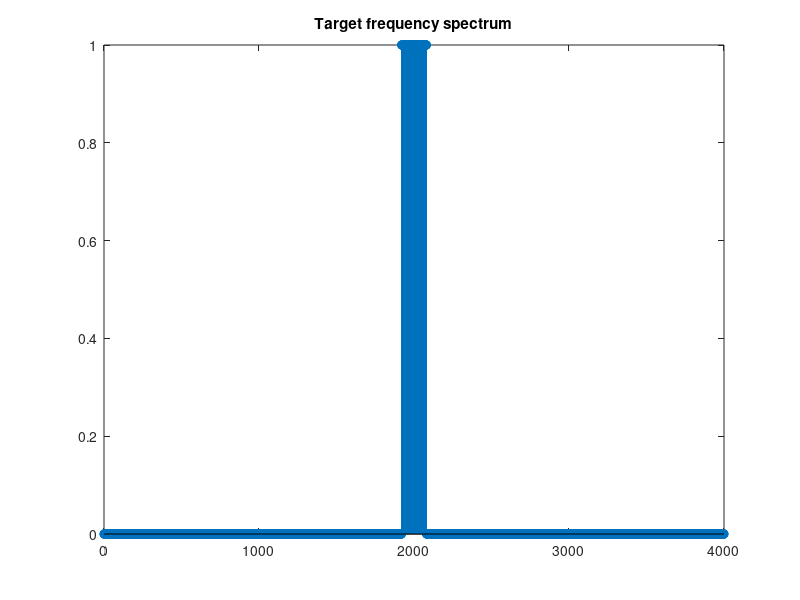
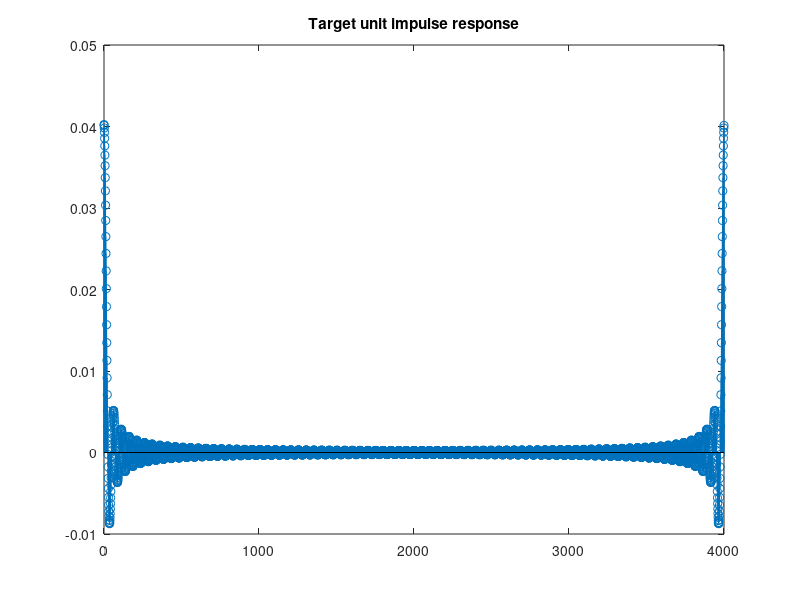
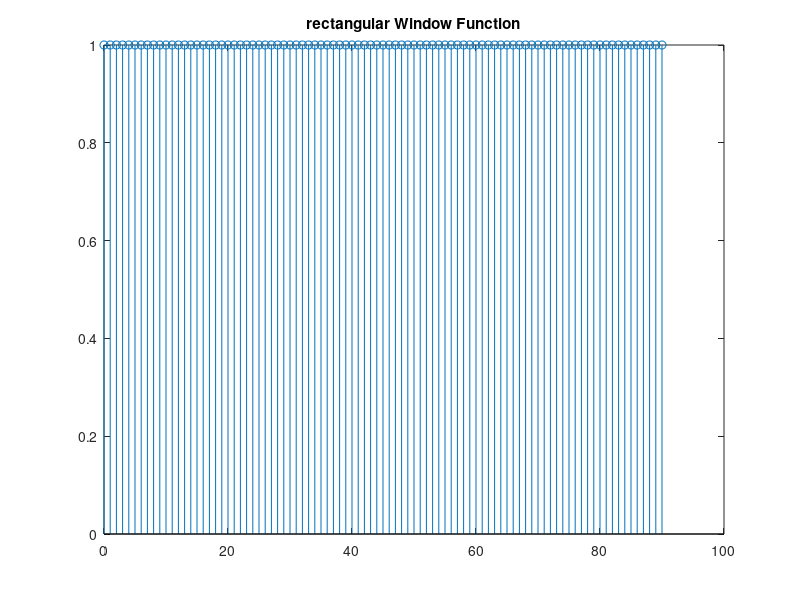
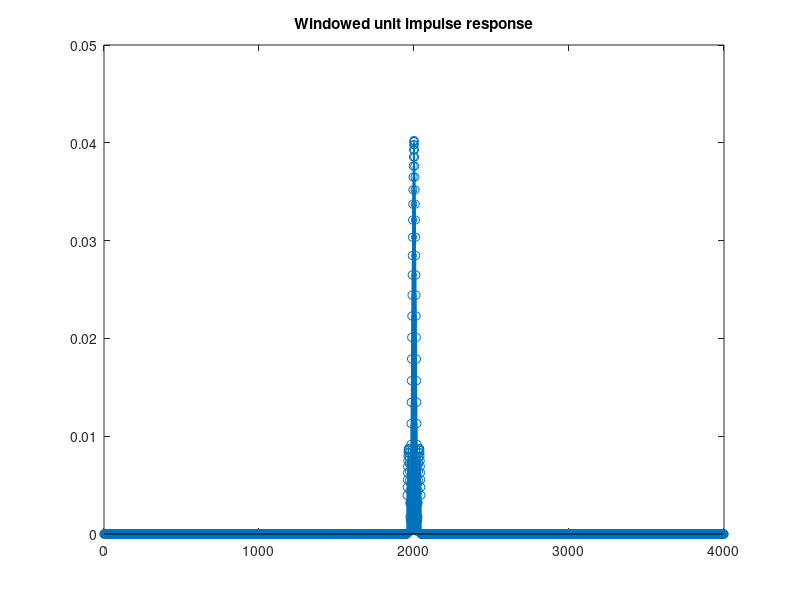

Write the MATLAB code that produced these figures, in order. (Note: this script raises an error after producing the figures.)
function Rectangular_Window_FIR()
close all
%方窗滤波 （替换窗口函数即可完成其他窗口的滤波）
%Analogue frequencies associated with the analogue filter
fs=10000;   %Sampling frequency = 10kHz
Wp=200;                 %Pass band edge = 200Hz【We can change these WPandWS to achieve advanced outcome a)】
Ws=300;                 %Stop band edge = 300Hz 【TA please attention here!】
cutoff=(Wp+Ws)/2        %Actual Pass band edge实际通带边缘
TW=Ws-Wp                %Transition width 传输带宽
%{
%or just cancel the "NOTE"of"%{"just be OK to change 修改此处注释
并注释掉上面部分来改变带通和带阻参数，推荐Wp=200 Ws=300
%Analogue frequencies associated with the analogue filter
fs=10000;   %Sampling frequency = 10kHz
Wp=300;                 %Pass band edge = 300Hz
Ws=400;                 %Stop band edge = 400Hz
cutoff=(Wp+Ws)/2        %Actual Pass band edge实际通带边缘
TW=Ws-Wp                %Transition width 传输带宽
%}
%To begin with assume the frequency space is discretized into N samples. 
%N should be large but its value is flexible. 定义空间长度
N=4001;%here you can change the length of clip.

%Digital frequencies associated with the digital filter obtained from
%sampling the analogue unit impulse response (通过单位冲激响应法得到）模拟单位冲激响应 的相关 数字滤波器 的相关参数
Wp_n=round(Wp/(fs/N))
Ws_n=round(Ws/(fs/N))
cutoff_n=round(cutoff/(fs/N))%数字滤波器的通带  阻带  截止边缘

%On the digital frequency axis, the DC (0 Hz) is located at the midpoint of the
%frequency axis （数字）频域轴上的中心频率
DC=(N-1)/2+1; %Location of DC component (frequency=0)

%=============================================================================================================================
%Five steps to build the discrete unit impulse response of a low-pass
%filter 单位脉冲响应 制作 低通滤波器 五步法
HD=lowpass_transfer_function(DC,Wp_n,N);    %Step 1: define ideal lowpass filter response 确定单位冲激响应（模拟） 低通转换函数（转换前为HD 带通部分）
hd=unit_impulse_response(HD,N);             %Step 2: convert filter response to unit impulse response 转化为对应数字滤波器单位响应
[win Nwin]=rectangular_window(fs,TW);       %Step 3: generate rectangular window function 利用窗函数截取频域上所需的信号（低通则截取低通）
hd_win=add_window(hd,win,DC,Nwin,N)         %Step 4: apply window function to unit impulse response 加窗函数 应用单位冲激响应（测试对应的 apply4种窗口加窗情况）
RES=windowed_filter_transfer_function(hd_win,N);    %tep 5: get the frequency response of the windowed unit impulse response窗口过滤函数 得到该窗口下 频域部分的单位冲击响应
%=============================================================================================================================

%Get maximum sidelobe magnitude得到旁瓣幅值
%The maximum sidelobe can be found in the windowed filter transfer
%function最大旁瓣
RES=abs(RES);
PG=RES(DC)%用RES函数把 中心频率移到0处得到主瓣幅值
PS=RES(3366);%同理频率3366处的旁瓣幅值
A=20*log10(PS/PG)%算出 对于主瓣的旁瓣衰减

[audio_in,Fs,ch,len]=read_file();
Fi=Fs/len;    %Frequency interval 频域间隔 
Ts=1/Fs;    %Sampling interval 采样间隔Ts
audio_lpf=conv(hd_win,audio_in);
sound(audio_lpf,Fs)

end





%======================Supporting functions================================
function HD=lowpass_transfer_function(DC,Wp_n,N)
%Generate the low-pass function in the digital frequency
%spectrum生成数字低通函数 频谱.中心频带
%Gain in passband=1, phase is linear. Gain=0 at stopband 通带为1 阻带为0 相位线性
HD=zeros(1,N);%提前生成0数组以备存储数据 HD转hd 模拟转离散数字
for i=DC-Wp_n:DC+Wp_n
    n=i-DC;
    f=n*2*pi/N;
    HD(i)=1;
end
%采样频率为步进长度在中心频率两侧通带领域设置带通为1
figure
t = linspace(0,N-1,N);
stem(t,abs(HD))%显示幅值
title('Target frequency spectrum')
%频谱画图
end

%Convert digital frequency spectrum to discrete unit impulse response
%using inverse FFT 用FFT转换成频域上离散
function hd=unit_impulse_response(HD,N)
HD=circshift(fftshift(HD),1);%步进为1的离散
hd=ifft(HD);%快速傅里叶fft转为离散数字
figure
t = linspace(0, N-1,N);
stem(t,real(hd))
title('Target unit impulse response')
end
%%
%%modifypart
%Construct rectangular window function 构件方窗！！！imp！！1此处替换窗口函数即可完成基础部分
function [win Nwin]=rectangular_window(fs,TW)
Nwin=round(0.91*fs/TW);%四舍五入采样频段为整数
if mod(Nwin,2)==0
    Nwin=Nwin+1;%偶数频段转为奇数
end
win=zeros(1,Nwin);%创建0数组方便后续数据存储

for i=1:Nwin
    n=(i-1)-(Nwin-1)/2;
    win(i)=1;%窗口幅值为1
end
figure%画图
t = linspace(0, Nwin-1,Nwin);
stem(t,win)
title('rectangular Window Function')
end
%{
function [win Nwin]=hanning_window(fs,TW)
%汉ning窗口构建
Nwin=round(0.91*fs/TW);
if mod(Nwin,2)==0
            Nwin=Nwin+1;
        end
        win=zeros(1,Nwin);
        for i=1:Nwin
            n=(i-1)-(Nwin-1)/2;
            win(i) = 0.5 + 0.5.* cos((2 * pi * n) / (Nwin -1));
        end
figure
t = linspace(0, Nwin-1,Nwin);
stem(t,win)
axis([0,Nwin,-0.1,1.1])
title('hanning Window Function')
end
%}
       
%{
function [win Nwin]=hamming_window(fs,TW)
%汉明窗口构建
Nwin=round(0.91*fs/TW);
if mod(Nwin,2)==0
    Nwin=Nwin+1;
end
win=zeros(1,Nwin);

for i=1:Nwin
    n=(i-1)-(Nwin-1)/2;
    win(i)=0.54+0.46*cos(2*pi*n/(Nwin-1));
end
figure
t = linspace(0, Nwin-1,Nwin);
stem(t,win)
axis([0,Nwin,-0.1,1.1])
title('hamming Window Function')
end
%}
%{
function [win Nwin]=blackman_window(fs,TW)
%布莱克曼窗口构建
Nwin=round(3.44*fs/TW);
if mod(Nwin,2)==0
    Nwin=Nwin+1;
end
win=zeros(1,Nwin);

for i=1:Nwin
    n=(i-1)-(Nwin-1)/2;
    win(i)=0.54+0.46*cos(2*pi*n/(Nwin-1));
end
figure
t = linspace(0, Nwin-1,Nwin);
stem(t,win)
axis([0,Nwin,-0.1,1.1])
title('hanning Window Function')
end
%}

%%
%Apply window function to ideal impulse response！！！imp！！应用不同窗口函数对单位冲激响应取窗
function hd_win=add_window(hd,win,DC,Nwin,N)%
hd=fftshift(hd);
hd_win=zeros(1,N);
DC_win=(Nwin-1)/2;
hd_win(DC-DC_win:DC+DC_win)=hd(DC-DC_win:DC+DC_win).*win;
figure
t = linspace(0, N-1,N);
stem(t,abs(hd_win))
title('Windowed unit impulse response')
end


function RES=windowed_filter_transfer_function(hd_win,N)%单位冲激被窗口截取后的响应
hd_win=circshift(fftshift(hd_win),1);
HD_win=fft(hd_win);
%RES=abs(HD_win);
RES=fftshift(HD_win);
%RES=RES/max(RES(:));
figure
t = linspace(0, N-1,N);
stem(t,abs(RES))
title('Spectrum of windowed unit impulse response')
end

function [audio_clip,Fs,ch,T]=read_file()%音频片段  读取所需音频
[Name, folder] = uigetfile('*.wav;*.mp3;*.ogg');
filename = fullfile(folder, Name);
clear sound;
[audio_clip,Fs] = audioread(filename);
Clip_info=audioinfo(filename);
ch=Clip_info.NumChannels;
T=Clip_info.TotalSamples;
end